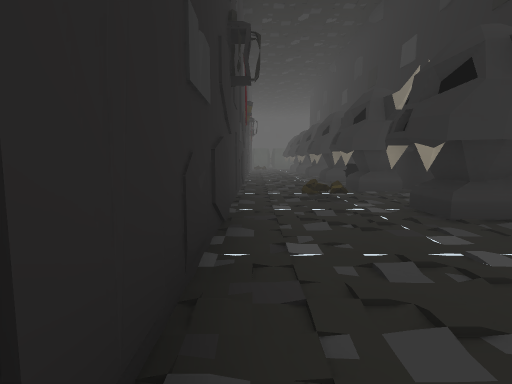
[1] (above)

18 first-person views from a walk through a Unity game level. The camera is 1.3 m above the floor, tilts 6° down and sees 80° across. The floor is counted in squares, 2 m on a side. Each view is taken from the middle of a square. On the plan, view 1 faces up. The plan holds only what a view shows up to about 10 squares ahead; the rest is blank. The place goes on beyond the plan. The player is left out. Some surface patterns are stand-ins.

[2]
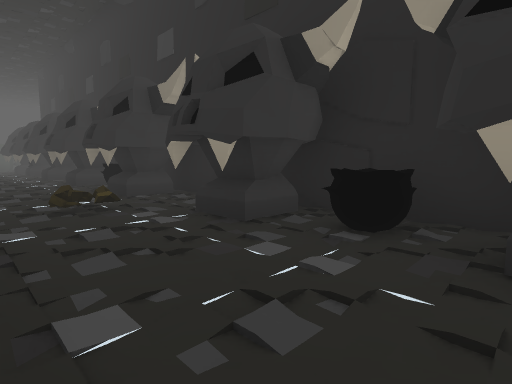

[3]
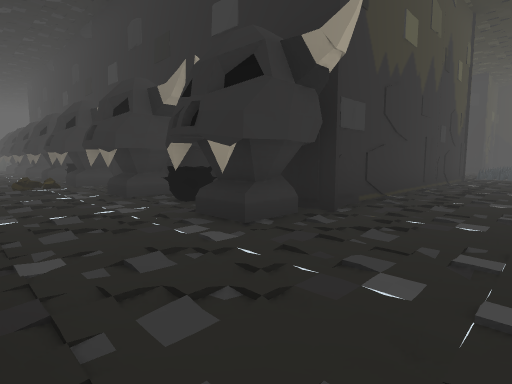

[4]
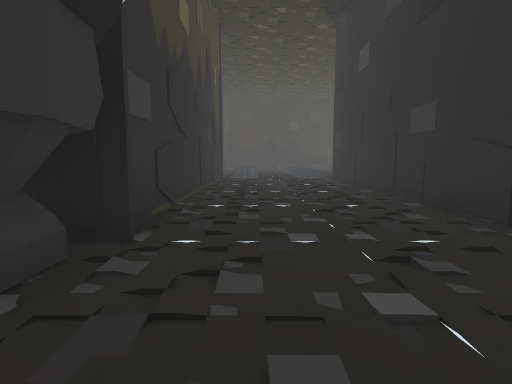

[5]
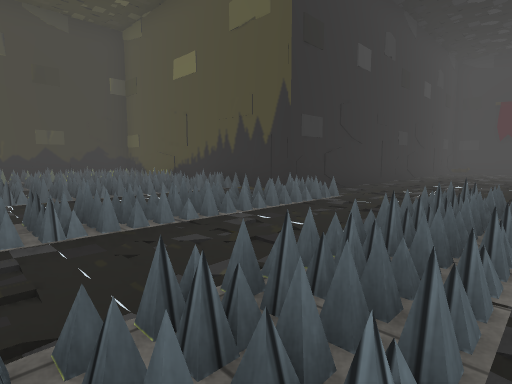

[6]
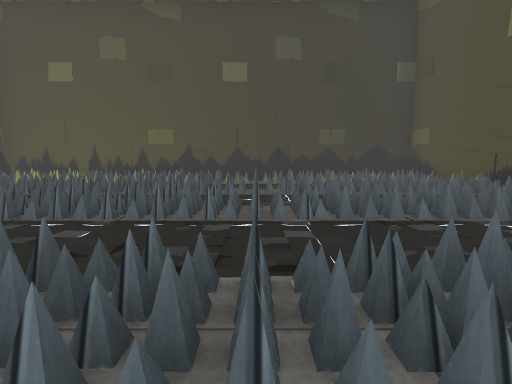

[7]
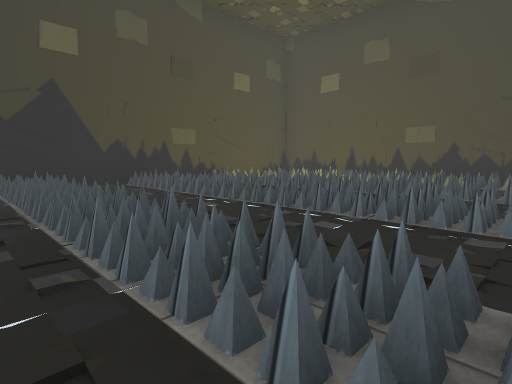

[8]
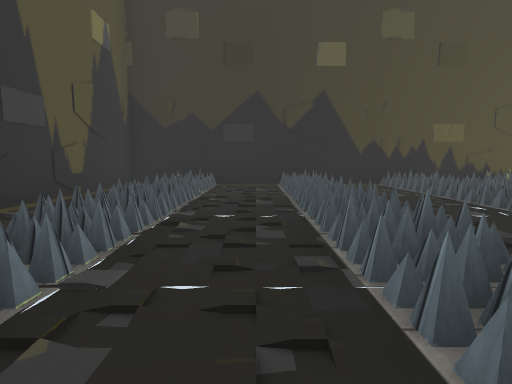

[9]
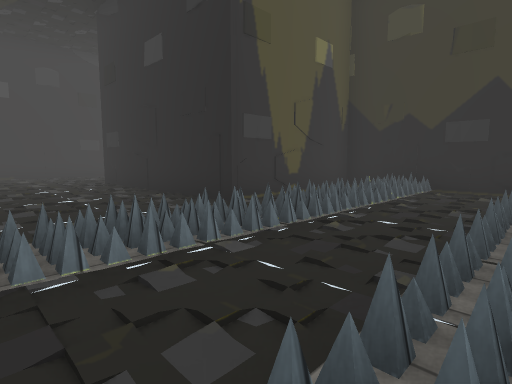

[10]
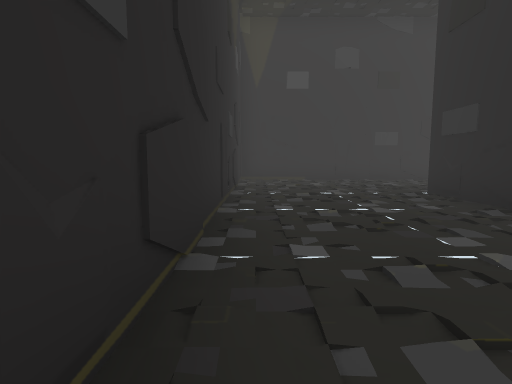

[11]
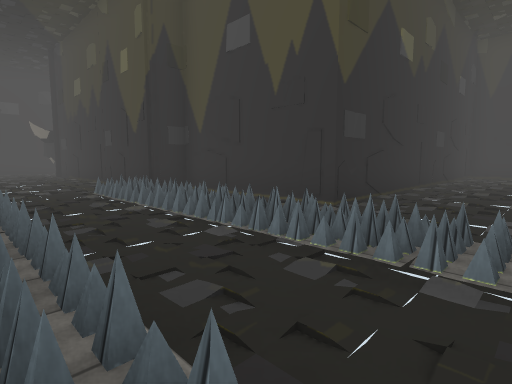

[12]
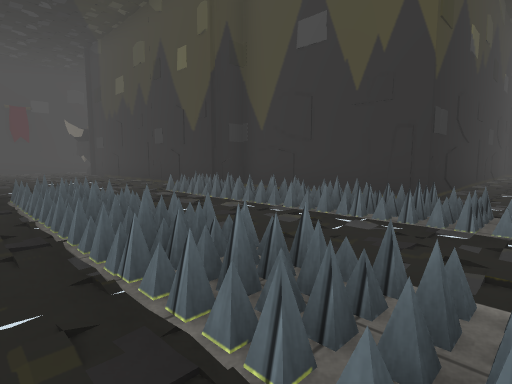

[13]
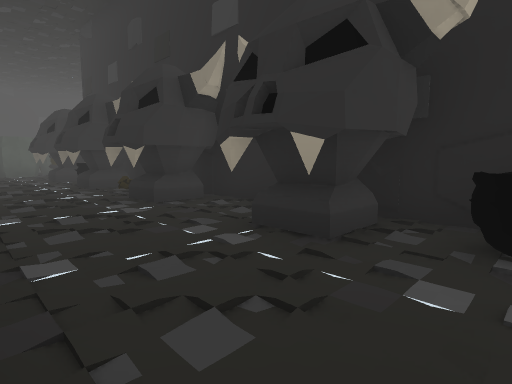

[14]
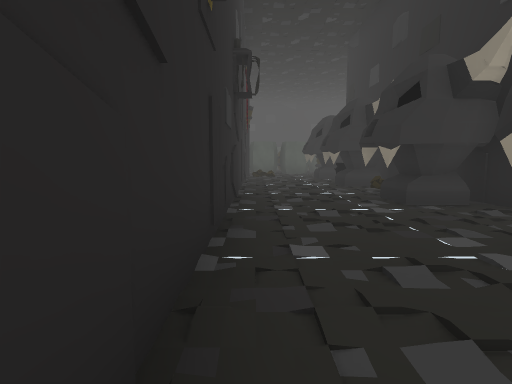

[15]
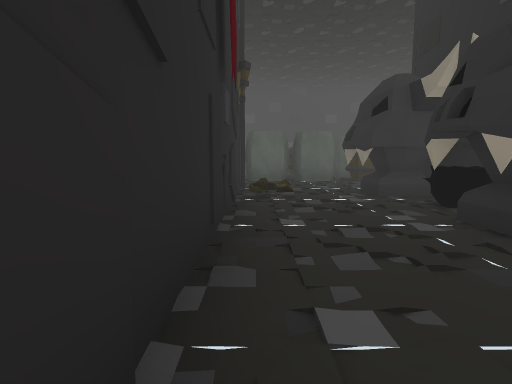

[16]
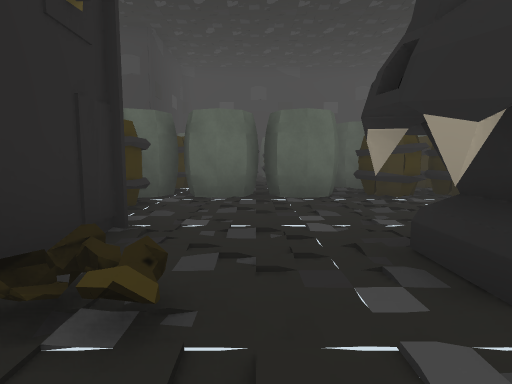

[17]
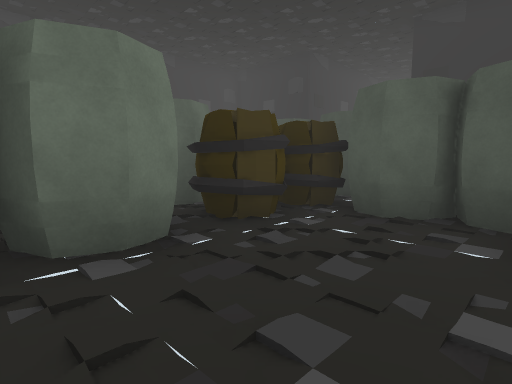

[18]
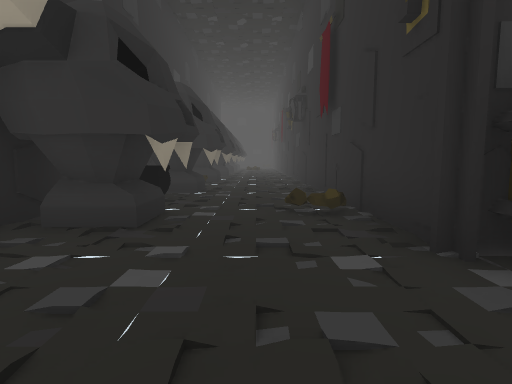

### Floor plan
Key: @ floor where view 1 was taken; # wall or solid block; . floor; / step, stairs or slope; O other object.
Columns run from 2 left of view 1 to 24 right of it. Each row starts with its distance up from view 1.
 23  ###OOOOOO
 22  ##....O
 21 OO.....#
 20  O....#O
 19  #O.OO#
 18  #..OO#
 17  #...O#
 16  #..OO#
 15  #..OO
 14  #...O
 13  #..OO#
 12  #..OO#
 11  #....#          ########
 10  #..OO#          #......
  9  #..OO#          #/////
  8  #///O#          #.....
  7  #./OO#          #....#
  6  #./OO#          #....#
  5  #.O. #          #....#
  4  #./O##          #....#
  3  #..OO#          #....#
  2  #./.O#          #....#
  1  #..OO############////#####
  0  #@/OO........////////////#
 -1   ............////////////#
 -2   ........................#
 -3      .....................#
 -4       ########............#
 -5              #////////////#
 -6              #////////////#
 -7              #////////////#
 -8              #////////////#
 -9              #    ./     /#
-10              #   ...
-11              #############

Where each view was taken, in squares from view 1:
view 1: 0 up, 0 right, facing up
view 2: 1 up, 0 right, facing up-right
view 3: 2 down, 0 right, facing up-right
view 4: 1 down, 1 right, facing right
view 5: 0 up, 16 right, facing down-left
view 6: 2 down, 16 right, facing down
view 7: 2 down, 16 right, facing down-right
view 8: 2 down, 16 right, facing right
view 9: 3 down, 16 right, facing up-right
view 10: 1 up, 16 right, facing up
view 11: 3 down, 18 right, facing up-left
view 12: 4 down, 17 right, facing up-left
view 13: 8 up, 0 right, facing up-right
view 14: 8 up, 0 right, facing up
view 15: 13 up, 0 right, facing up
view 16: 17 up, 1 right, facing up
view 17: 20 up, 1 right, facing up-right
view 18: 22 up, 1 right, facing down
